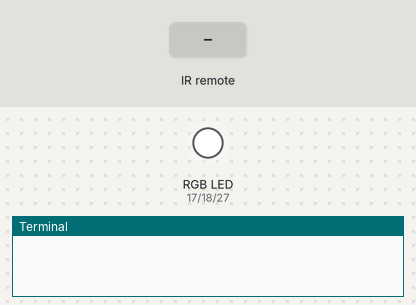
Recording of a program running on a simulated Raspberry Pi (BCM pin numbers). Parts: an RGB LED mixed from three pins (HIGH = lit), the last lines printed to the terminal. Inputs (shaded band) come from the test bench.

Above: at 1.2 s.
1.3 s: remote-control key "KEY_CHANNEL" pressed
At 1.7 s:
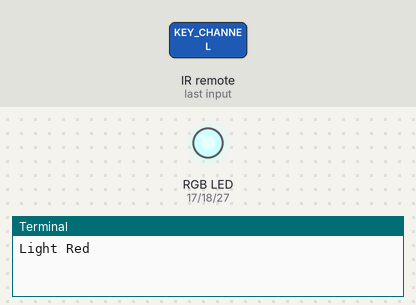
2.8 s: remote-control key "KEY_NEXT" pressed
At 4.0 s:
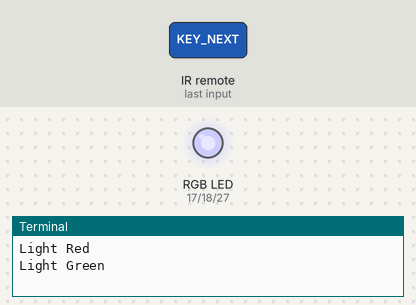
4.3 s: remote-control key "KEY_CHANNELUP" pressed
At 5.2 s:
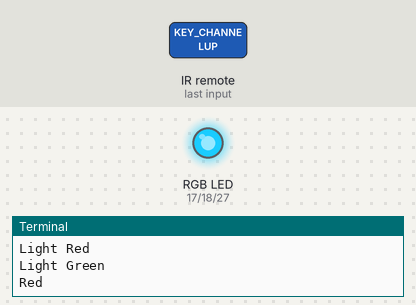
5.8 s: remote-control key "KEY_VOLUMEUP" pressed
At 6.3 s:
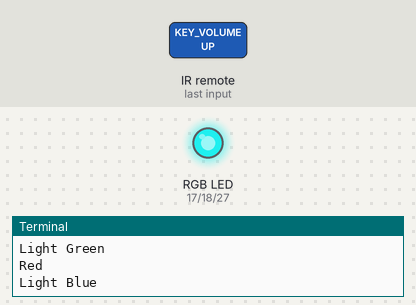
7.3 s: remote-control key "KEY_CHANNELDOWN" pressed
At 8.5 s:
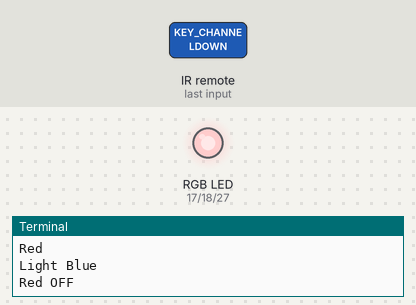
8.8 s: remote-control key "KEY_PLAYPAUSE" pressed
At 9.8 s:
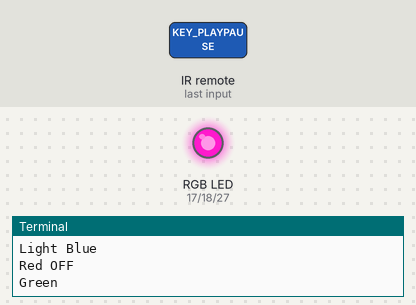
Timing chart, 0 to 11.3 s (numbered marks = the images above; inputs shaded):
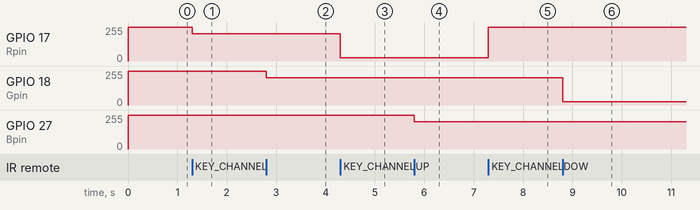

Measured:
- after the input at 1.3 s, GPIO 17 (Rpin): 255/255 → 204/255 at once
- after the input at 2.8 s, GPIO 18 (Gpin): 255/255 → 204/255 at once
- after the input at 4.3 s, GPIO 17 (Rpin): 204/255 → 26/255 at once
- after the input at 5.8 s, GPIO 27 (Bpin): 255/255 → 204/255 at once
- after the input at 7.3 s, GPIO 17 (Rpin): 26/255 → 255/255 at once
- after the input at 8.8 s, GPIO 18 (Gpin): 204/255 → 26/255 at once

The program:

23_ircontrol.py
```python
#!/usr/bin/python

import pylirc, time
import RPi.GPIO as GPIO

Rpin = 17
Gpin = 18
Bpin = 27
blocking = 0;

Lv = [0, 20, 90] # Light Level
color = [0, 0, 0]

def setColor(color):
#	global p_R, p_G, p_B
	p_R.ChangeDutyCycle(100 - color[0])     # Change duty cycle
	p_G.ChangeDutyCycle(100 - color[1])
	p_B.ChangeDutyCycle(100 - color[2])

def setup():
	global p_R, p_G, p_B
	GPIO.setmode(GPIO.BCM)
	GPIO.setup(Rpin, GPIO.OUT)
	GPIO.setup(Gpin, GPIO.OUT)
	GPIO.setup(Bpin, GPIO.OUT)

	p_R = GPIO.PWM(Rpin, 2000) # Set Frequece to 2KHz
	p_G = GPIO.PWM(Gpin, 2000)
	p_B = GPIO.PWM(Bpin, 2000)

	p_R.start(100)
	p_G.start(100)
	p_B.start(100)
	pylirc.init("pylirc", "./conf", blocking)

def map(x, in_min, in_max, out_min, out_max):
	return (x - in_min) * (out_max - out_min) / (in_max - in_min) + out_min

def RGB(config):
	global color
	if config == 'KEY_CHANNELDOWN':
		color[0] = Lv[0]
		print 'Red OFF'

	if config == 'KEY_CHANNEL':
		color[0] = Lv[1]
		print 'Light Red'

	if config == 'KEY_CHANNELUP':
		color[0] = Lv[2]
		print 'Red'

	if config == 'KEY_PREVIOUS':
		color[1] = Lv[0]
		print 'Green OFF'

	if config == 'KEY_NEXT':
		color[1] = Lv[1]
		print 'Light Green'

	if config == 'KEY_PLAYPAUSE':
		color[1] = Lv[2]
		print 'Green'

	if config == 'KEY_VOLUMEDOWN':
		color[2] = Lv[0]
		print 'Blue OFF'

	if config == 'KEY_VOLUMEUP':
		color[2] = Lv[1]
		print 'Light Blue'

	if config == 'KEY_EQUAL':
		color[2] = Lv[2]
		print 'BLUE'

def loop():
	while True:
		s = pylirc.nextcode(1)

		while(s):
			for (code) in s:
#				print 'Command: ', code["config"] #For debug: Uncomment this
#				line to see the return value of buttons
				RGB(code["config"])
				setColor(color)
			if(not blocking):
				s = pylirc.nextcode(1)
			else:
				s = []

def destroy():
	p_R.stop()
	p_G.stop()
	p_B.stop()
	GPIO.output(Rpin, GPIO.HIGH)    # Turn off all leds
	GPIO.output(Gpin, GPIO.HIGH)
	GPIO.output(Bpin, GPIO.HIGH)
	GPIO.cleanup()
	pylirc.exit()

if __name__ == '__main__':
	try:
		setup()
		loop()
	except KeyboardInterrupt:
		destroy()
```
